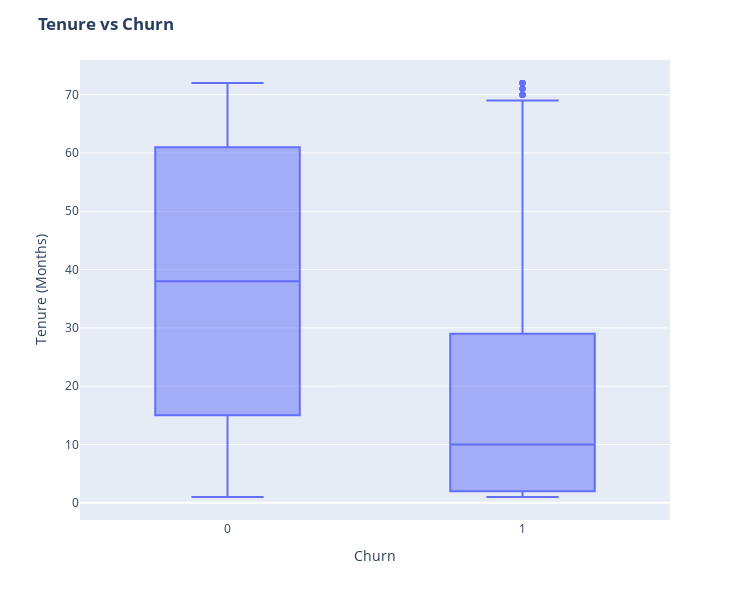

Write notebook code for a chart like this one.
### Markdown cell above
### Visual 1: Customers with larger tenure are less likely to churn.

### Code cell
fig = px.box(df, x='Churn Value', y = 'Tenure in Months')

# Update yaxis properties
fig.update_yaxes(title_text='Tenure (Months)', row=1, col=1)
# Update xaxis properties
fig.update_xaxes(title_text='Churn', row=1, col=1)

# Update size and title
fig.update_layout(autosize=True, width=750, height=600,
    title_font=dict(size=25, family='Courier'),
    title='<b>Tenure vs Churn</b>',
)

fig.show()

### Figure 1 — Plotly figure (JSON) as saved in the notebook; plotly's stock layout.template omitted (floating-point values rounded to 4 significant figures; data arrays with more than 128 entries replaced by an {"elided": "..."} marker saying what was removed)
{"data": [{"alignmentgroup": "True", "hovertemplate": "Churn Value=%{x}<br>Tenure in Months=%{y}<extra></extra>", "legendgroup": "", "marker": {"color": "#636efa"}, "name": "", "notched": false, "offsetgroup": "", "orientation": "v", "showlegend": false, "type": "box", "x": {"elided": "7043 int values"}, "x0": " ", "xaxis": "x", "y": {"elided": "7043 int values"}, "y0": " ", "yaxis": "y"}], "layout": {"autosize": true, "boxmode": "group", "height": 600, "legend": {"tracegroupgap": 0}, "margin": {"t": 60}, "title": {"text": "<b>Tenure vs Churn</b>"}, "width": 750, "xaxis": {"anchor": "y", "domain": [0, 1], "title": {"text": "Churn"}}, "yaxis": {"anchor": "x", "domain": [0, 1], "title": {"text": "Tenure (Months)"}}}}
